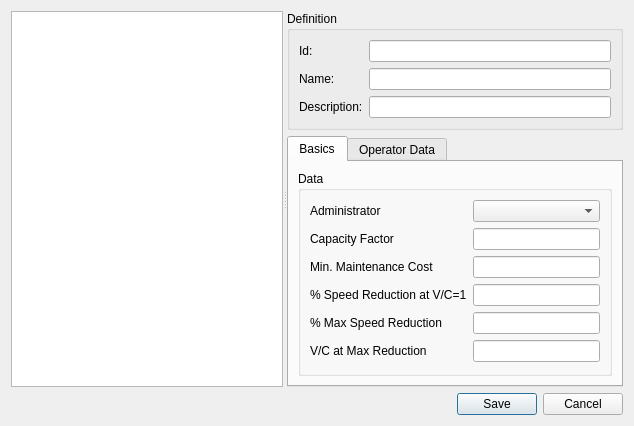
<?xml version="1.0" encoding="UTF-8"?>
<ui version="4.0">
 <class>Dialog</class>
 <widget class="QDialog" name="Dialog">
  <property name="geometry">
   <rect>
    <x>0</x>
    <y>0</y>
    <width>634</width>
    <height>425</height>
   </rect>
  </property>
  <property name="windowTitle">
   <string>Add new Link Type</string>
  </property>
  <layout class="QVBoxLayout" name="verticalLayout_2">
   <item>
    <widget class="QSplitter" name="splitter">
     <property name="orientation">
      <enum>Qt::Horizontal</enum>
     </property>
     <widget class="QTreeView" name="scenarios_tree"/>
     <widget class="QWidget" name="layoutWidget">
      <layout class="QVBoxLayout" name="verticalLayout">
       <item>
        <widget class="QGroupBox" name="groupBox_2">
         <property name="title">
          <string>Definition</string>
         </property>
         <layout class="QHBoxLayout" name="horizontalLayout_3">
          <item>
           <layout class="QFormLayout" name="formLayout_7">
            <item row="0" column="0">
             <widget class="QLabel" name="label">
              <property name="text">
               <string>Id:</string>
              </property>
             </widget>
            </item>
            <item row="0" column="1">
             <widget class="QLineEdit" name="id"/>
            </item>
            <item row="1" column="0">
             <widget class="QLabel" name="label_2">
              <property name="text">
               <string>Name:</string>
              </property>
             </widget>
            </item>
            <item row="1" column="1">
             <widget class="QLineEdit" name="name"/>
            </item>
            <item row="2" column="0">
             <widget class="QLabel" name="label_3">
              <property name="text">
               <string>Description:</string>
              </property>
             </widget>
            </item>
            <item row="2" column="1">
             <widget class="QLineEdit" name="description"/>
            </item>
           </layout>
          </item>
         </layout>
        </widget>
       </item>
       <item>
        <widget class="QTabWidget" name="stops">
         <property name="currentIndex">
          <number>0</number>
         </property>
         <widget class="QWidget" name="tab">
          <attribute name="title">
           <string>Basics</string>
          </attribute>
          <layout class="QVBoxLayout" name="verticalLayout_7">
           <item>
            <widget class="QGroupBox" name="groupBox">
             <property name="title">
              <string>Data</string>
             </property>
             <layout class="QVBoxLayout" name="verticalLayout_3">
              <item>
               <layout class="QFormLayout" name="formLayout_3">
                <item row="0" column="0">
                 <widget class="QLabel" name="label_5">
                  <property name="text">
                   <string>Administrator</string>
                  </property>
                 </widget>
                </item>
                <item row="0" column="1">
                 <widget class="QComboBox" name="id_administrator"/>
                </item>
                <item row="1" column="0">
                 <widget class="QLabel" name="label_4">
                  <property name="text">
                   <string>Capacity Factor</string>
                  </property>
                 </widget>
                </item>
                <item row="1" column="1">
                 <widget class="QLineEdit" name="capacity_factor"/>
                </item>
                <item row="2" column="0">
                 <widget class="QLabel" name="label_6">
                  <property name="text">
                   <string>Min. Maintenance Cost</string>
                  </property>
                 </widget>
                </item>
                <item row="2" column="1">
                 <widget class="QLineEdit" name="min_maintenance_cost"/>
                </item>
                <item row="3" column="0">
                 <widget class="QLabel" name="label_7">
                  <property name="text">
                   <string>% Speed Reduction at V/C=1</string>
                  </property>
                 </widget>
                </item>
                <item row="3" column="1">
                 <widget class="QLineEdit" name="porc_speed_reduction"/>
                </item>
                <item row="4" column="0">
                 <widget class="QLabel" name="label_10">
                  <property name="text">
                   <string>% Max Speed Reduction</string>
                  </property>
                 </widget>
                </item>
                <item row="4" column="1">
                 <widget class="QLineEdit" name="porc_max_speed_reduction"/>
                </item>
                <item row="5" column="0">
                 <widget class="QLabel" name="label_11">
                  <property name="text">
                   <string>V/C at Max Reduction</string>
                  </property>
                 </widget>
                </item>
                <item row="5" column="1">
                 <widget class="QLineEdit" name="vc_max_reduction"/>
                </item>
               </layout>
              </item>
             </layout>
            </widget>
           </item>
          </layout>
         </widget>
         <widget class="QWidget" name="tab_2">
          <attribute name="title">
           <string>Operator Data</string>
          </attribute>
          <layout class="QVBoxLayout" name="verticalLayout_6">
           <item>
            <widget class="QTableWidget" name="operator_table"/>
           </item>
          </layout>
         </widget>
        </widget>
       </item>
      </layout>
     </widget>
    </widget>
   </item>
   <item>
    <widget class="QDialogButtonBox" name="buttonBox">
     <property name="orientation">
      <enum>Qt::Horizontal</enum>
     </property>
     <property name="standardButtons">
      <set>QDialogButtonBox::Cancel|QDialogButtonBox::Save</set>
     </property>
    </widget>
   </item>
  </layout>
 </widget>
 <tabstops>
  <tabstop>buttonBox</tabstop>
 </tabstops>
 <resources/>
 <connections>
  <connection>
   <sender>buttonBox</sender>
   <signal>rejected()</signal>
   <receiver>Dialog</receiver>
   <slot>reject()</slot>
   <hints>
    <hint type="sourcelabel">
     <x>317</x>
     <y>496</y>
    </hint>
    <hint type="destinationlabel">
     <x>286</x>
     <y>274</y>
    </hint>
   </hints>
  </connection>
 </connections>
</ui>
